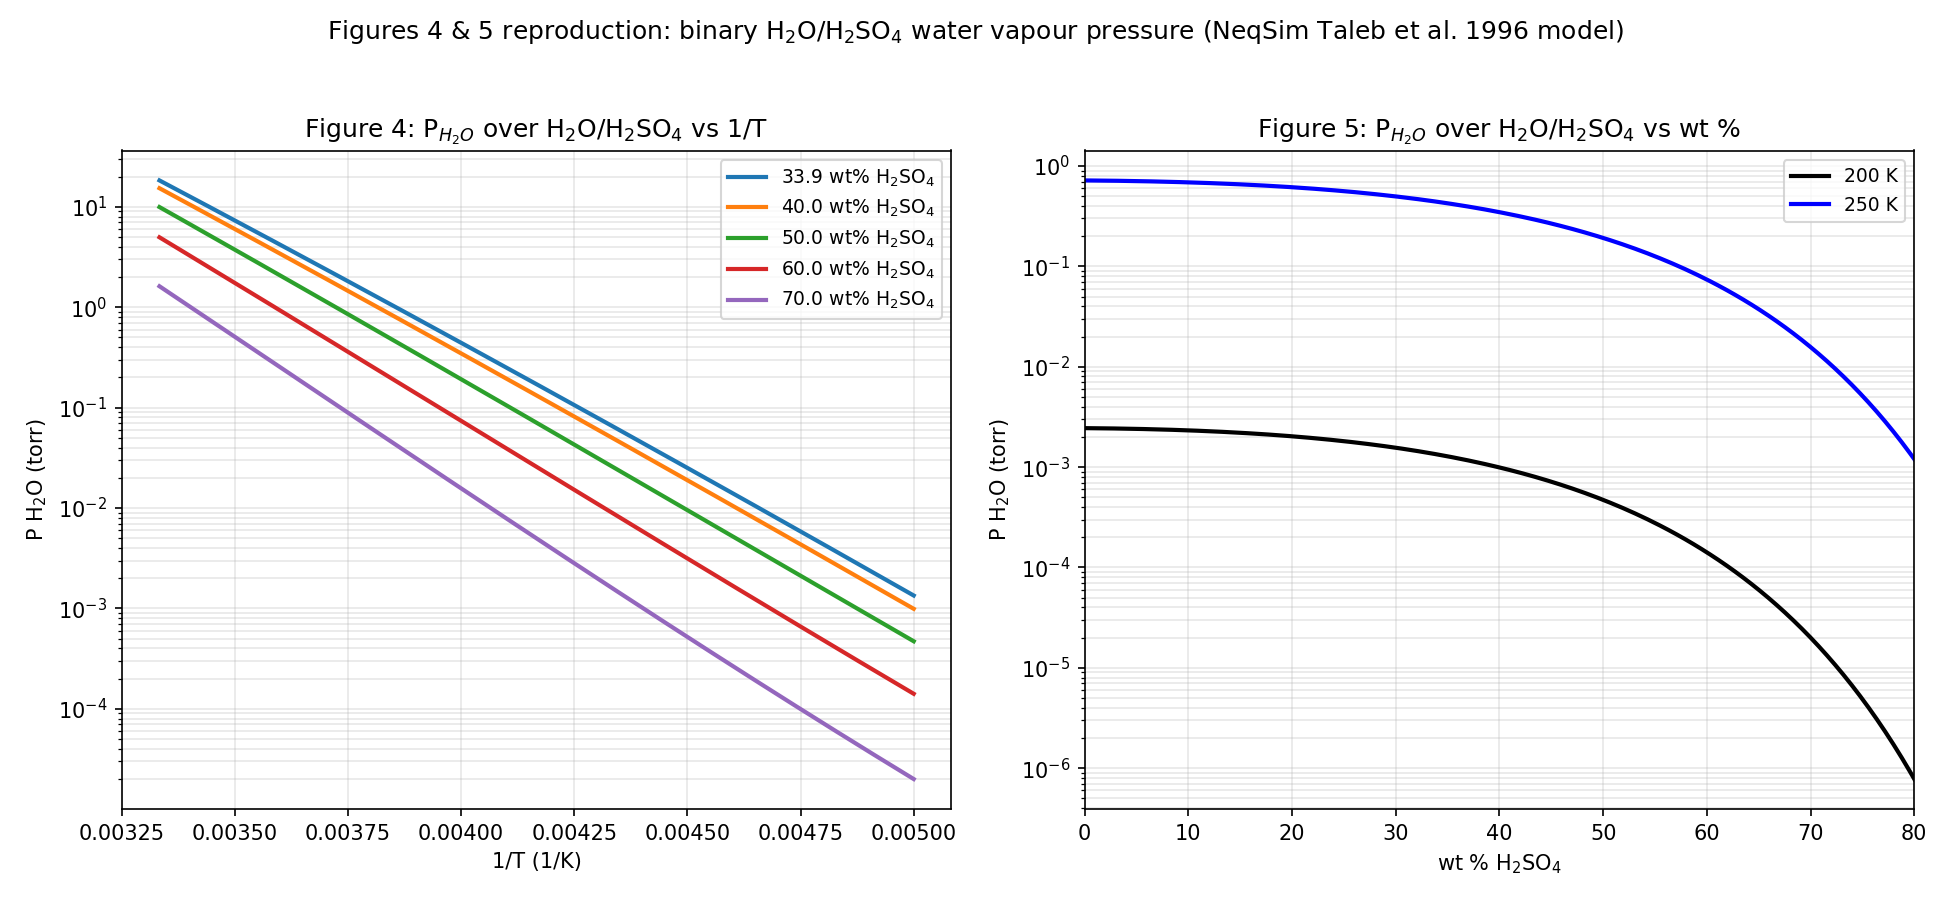

This figure's Python source:
"""Validation of Figures 4 and 5 of Taleb, Ponche & Mirabel (1996).

Figure 4: water partial pressure over the binary water - sulfuric acid system as a
function of 1/T for several fixed H2SO4 weight percentages.

Figure 5: water partial pressure over the binary water - sulfuric acid system as a
function of H2SO4 weight percent at 200 K and 250 K.
"""
import numpy as np
import matplotlib.pyplot as plt

from _neqsim_model import get_model, mole_fractions, PA_TO_TORR


def p_water_torr_binary(w_sulfuric, temperature):
    """Water partial pressure (torr) for a binary H2O/H2SO4 mixture at given wt%."""
    model = get_model()
    x1, x2, x3 = mole_fractions(100.0 - w_sulfuric, 0.0, w_sulfuric)
    return model.partialPressureWater(x1, x2, x3, float(temperature)) * PA_TO_TORR


def main():
    fig, (ax4, ax5) = plt.subplots(1, 2, figsize=(13, 6))

    # Figure 4: P_H2O vs 1/T for several H2SO4 wt%.
    sulfuric_wt_levels = [33.85, 40.0, 50.0, 60.0, 70.0]
    temperatures = np.linspace(200.0, 300.0, 200)
    inv_t = 1.0 / temperatures
    for w in sulfuric_wt_levels:
        p = np.array([p_water_torr_binary(w, t) for t in temperatures])
        ax4.semilogy(inv_t, p, lw=2, label=f"{w:.1f} wt% H$_2$SO$_4$")
    ax4.set_xlabel("1/T (1/K)")
    ax4.set_ylabel("P H$_2$O (torr)")
    ax4.set_title("Figure 4: P$_{H_2O}$ over H$_2$O/H$_2$SO$_4$ vs 1/T")
    ax4.grid(True, which="both", alpha=0.3)
    ax4.legend(fontsize=9)

    # Figure 5: P_H2O vs H2SO4 wt% at 200 K and 250 K.
    sulfuric_wt = np.linspace(0.0, 80.0, 200)
    for temperature, style in [(200.0, "k-"), (250.0, "b-")]:
        p = np.array([p_water_torr_binary(w, temperature)
                     for w in sulfuric_wt])
        ax5.semilogy(sulfuric_wt, p, style, lw=2, label=f"{temperature:.0f} K")
    ax5.set_xlabel("wt % H$_2$SO$_4$")
    ax5.set_ylabel("P H$_2$O (torr)")
    ax5.set_title("Figure 5: P$_{H_2O}$ over H$_2$O/H$_2$SO$_4$ vs wt %")
    ax5.set_xlim(0, 80)
    ax5.grid(True, which="both", alpha=0.3)
    ax5.legend(fontsize=9)

    fig.suptitle("Figures 4 & 5 reproduction: binary H$_2$O/H$_2$SO$_4$ water vapour "
                 "pressure (NeqSim Taleb et al. 1996 model)", fontsize=12)
    fig.tight_layout(rect=[0, 0, 1, 0.96])
    out = "validate_fig4_5_binary_sulfuric.png"
    fig.savefig(out, dpi=150)
    print(f"saved {out}")


if __name__ == "__main__":
    main()
